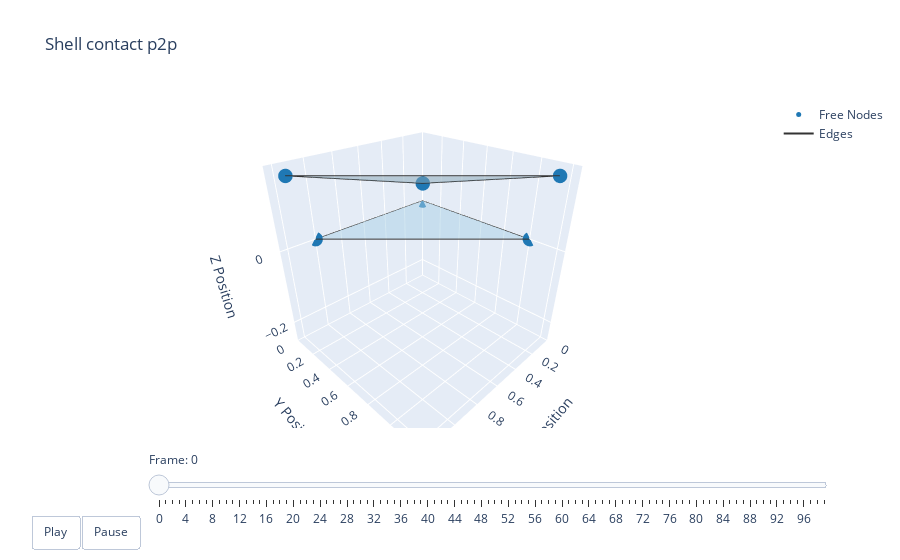

Here is the notebook cell this chart was saved with:
### Code cell
t = np.arange(robot.sim_params.total_time, step=robot.sim_params.dt)
options = dismech.AnimationOptions(title='Shell contact p2p', plot_step=1)

fig = dismech.get_interactive_animation_plotly(robot, t, qs, options)
fig.show()

### Figure 1 — Plotly figure (JSON) as saved in the notebook; plotly's stock layout.template omitted (floating-point values rounded to 4 significant figures)
{"data": [{"marker": {"color": "#1f78b4", "size": 5}, "mode": "markers", "name": "Free Nodes", "type": "scatter3d", "x": [0.0, 1.0, 0.0, 0.25, 1.25, 0.25], "y": [0.0, 0.0, 1.0, 0.25, 0.25, 1.25], "z": [0.0, 0.0, 0.0, 0.095, 0.195, 0.195]}, {"marker": {"color": "#e31a1c", "size": 5}, "mode": "markers", "name": "Fixed Nodes", "type": "scatter3d", "x": [], "y": [], "z": []}, {"line": {"color": "#333333", "width": 2}, "mode": "lines", "name": "Edges", "type": "scatter3d", "x": [1, 0, null, 0, 0, null, 0, 1, null, 1.25, 0.25, null, 0.25, 0.25, null, 0.25, 1.25, null], "y": [0, 1, null, 1, 0, null, 0, 0, null, 0.25, 1.25, null, 1.25, 0.25, null, 0.25, 0.25, null], "z": [0, 0, null, 0, 0, null, 0, 0, null, 0.195, 0.195, null, 0.195, 0.095, null, 0.095, 0.195, null]}, {"color": "rgba(166, 206, 227, 0.7)", "i": [0, 3], "j": [1, 4], "k": [2, 5], "name": "Faces", "opacity": 0.7, "showscale": false, "type": "mesh3d", "x": [0.0, 1.0, 0.0, 0.25, 1.25, 0.25], "y": [0.0, 0.0, 1.0, 0.25, 0.25, 1.25], "z": [0.0, 0.0, 0.0, 0.095, 0.195, 0.195]}], "layout": {"scene": {"camera": {"eye": {"x": 1.225, "y": 1.225, "z": 1.0}}, "xaxis": {"range": [-6.24e-05, 1.252], "title": {"text": "X Position"}}, "yaxis": {"range": [-6.24e-05, 1.252], "title": {"text": "Y Position"}}, "zaxis": {"range": [-0.2584, 0.195], "title": {"text": "Z Position"}}}, "sliders": [{"currentvalue": {"prefix": "Frame: "}, "steps": [{"args": [["0"], {"frame": {"duration": 50, "redraw": true}, "mode": "immediate"}], "label": "0", "method": "animate"}, {"args": [["1"], {"frame": {"duration": 50, "redraw": true}, "mode": "immediate"}], "label": "1", "method": "animate"}, {"args": [["2"], {"frame": {"duration": 50, "redraw": true}, "mode": "immediate"}], "label": "2", "method": "animate"}, {"args": [["3"], {"frame": {"duration": 50, "redraw": true}, "mode": "immediate"}], "label": "3", "method": "animate"}, {"args": [["4"], {"frame": {"duration": 50, "redraw": true}, "mode": "immediate"}], "label": "4", "method": "animate"}, {"args": [["5"], {"frame": {"duration": 50, "redraw": true}, "mode": "immediate"}], "label": "5", "method": "animate"}, {"args": [["6"], {"frame": {"duration": 50, "redraw": true}, "mode": "immediate"}], "label": "6", "method": "animate"}, {"args": [["7"], {"frame": {"duration": 50, "redraw": true}, "mode": "immediate"}], "label": "7", "method": "animate"}, {"args": [["8"], {"frame": {"duration": 50, "redraw": true}, "mode": "immediate"}], "label": "8", "method": "animate"}, {"args": [["9"], {"frame": {"duration": 50, "redraw": true}, "mode": "immediate"}], "label": "9", "method": "animate"}, {"args": [["10"], {"frame": {"duration": 50, "redraw": true}, "mode": "immediate"}], "label": "10", "method": "animate"}, {"args": [["11"], {"frame": {"duration": 50, "redraw": true}, "mode": "immediate"}], "label": "11", "method": "animate"}, {"args": [["12"], {"frame": {"duration": 50, "redraw": true}, "mode": "immediate"}], "label": "12", "method": "animate"}, {"args": [["13"], {"frame": {"duration": 50, "redraw": true}, "mode": "immediate"}], "label": "13", "method": "animate"}, {"args": [["14"], {"frame": {"duration": 50, "redraw": true}, "mode": "immediate"}], "label": "14", "method": "animate"}, {"args": [["15"], {"frame": {"duration": 50, "redraw": true}, "mode": "immediate"}], "label": "15", "method": "animate"}, {"args": [["16"], {"frame": {"duration": 50, "redraw": true}, "mode": "immediate"}], "label": "16", "method": "animate"}, {"args": [["17"], {"frame": {"duration": 50, "redraw": true}, "mode": "immediate"}], "label": "17", "method": "animate"}, {"args": [["18"], {"frame": {"duration": 50, "redraw": true}, "mode": "immediate"}], "label": "18", "method": "animate"}, {"args": [["19"], {"frame": {"duration": 50, "redraw": true}, "mode": "immediate"}], "label": "19", "method": "animate"}, {"args": [["20"], {"frame": {"duration": 50, "redraw": true}, "mode": "immediate"}], "label": "20", "method": "animate"}, {"args": [["21"], {"frame": {"duration": 50, "redraw": true}, "mode": "immediate"}], "label": "21", "method": "animate"}, {"args": [["22"], {"frame": {"duration": 50, "redraw": true}, "mode": "immediate"}], "label": "22", "method": "animate"}, {"args": [["23"], {"frame": {"duration": 50, "redraw": true}, "mode": "immediate"}], "label": "23", "method": "animate"}, {"args": [["24"], {"frame": {"duration": 50, "redraw": true}, "mode": "immediate"}], "label": "24", "method": "animate"}, {"args": [["25"], {"frame": {"duration": 50, "redraw": true}, "mode": "immediate"}], "label": "25", "method": "animate"}, {"args": [["26"], {"frame": {"duration": 50, "redraw": true}, "mode": "immediate"}], "label": "26", "method": "animate"}, {"args": [["27"], {"frame": {"duration": 50, "redraw": true}, "mode": "immediate"}], "label": "27", "method": "animate"}, {"args": [["28"], {"frame": {"duration": 50, "redraw": true}, "mode": "immediate"}], "label": "28", "method": "animate"}, {"args": [["29"], {"frame": {"duration": 50, "redraw": true}, "mode": "immediate"}], "label": "29", "method": "animate"}, {"args": [["30"], {"frame": {"duration": 50, "redraw": true}, "mode": "immediate"}], "label": "30", "method": "animate"}, {"args": [["31"], {"frame": {"duration": 50, "redraw": true}, "mode": "immediate"}], "label": "31", "method": "animate"}, {"args": [["32"], {"frame": {"duration": 50, "redraw": true}, "mode": "immediate"}], "label": "32", "method": "animate"}, {"args": [["33"], {"frame": {"duration": 50, "redraw": true}, "mode": "immediate"}], "label": "33", "method": "animate"}, {"args": [["34"], {"frame": {"duration": 50, "redraw": true}, "mode": "immediate"}], "label": "34", "method": "animate"}, {"args": [["35"], {"frame": {"duration": 50, "redraw": true}, "mode": "immediate"}], "label": "35", "method": "animate"}, {"args": [["36"], {"frame": {"duration": 50, "redraw": true}, "mode": "immediate"}], "label": "36", "method": "animate"}, {"args": [["37"], {"frame": {"duration": 50, "redraw": true}, "mode": "immediate"}], "label": "37", "method": "animate"}, {"args": [["38"], {"frame": {"duration": 50, "redraw": true}, "mode": "immediate"}], "label": "38", "method": "animate"}, {"args": [["39"], {"frame": {"duration": 50, "redraw": true}, "mode": "immediate"}], "label": "39", "method": "animate"}, {"args": [["40"], {"frame": {"duration": 50, "redraw": true}, "mode": "immediate"}], "label": "40", "method": "animate"}, {"args": [["41"], {"frame": {"duration": 50, "redraw": true}, "mode": "immediate"}], "label": "41", "method": "animate"}, {"args": [["42"], {"frame": {"duration": 50, "redraw": true}, "mode": "immediate"}], "label": "42", "method": "animate"}, {"args": [["43"], {"frame": {"duration": 50, "redraw": true}, "mode": "immediate"}], "label": "43", "method": "animate"}, {"args": [["44"], {"frame": {"duration": 50, "redraw": true}, "mode": "immediate"}], "label": "44", "method": "animate"}, {"args": [["45"], {"frame": {"duration": 50, "redraw": true}, "mode": "immediate"}], "label": "45", "method": "animate"}, {"args": [["46"], {"frame": {"duration": 50, "redraw": true}, "mode": "immediate"}], "label": "46", "method": "animate"}, {"args": [["47"], {"frame": {"duration": 50, "redraw": true}, "mode": "immediate"}], "label": "47", "method": "animate"}, {"args": [["48"], {"frame": {"duration": 50, "redraw": true}, "mode": "immediate"}], "label": "48", "method": "animate"}, {"args": [["49"], {"frame": {"duration": 50, "redraw": true}, "mode": "immediate"}], "label": "49", "method": "animate"}, {"args": [["50"], {"frame": {"duration": 50, "redraw": true}, "mode": "immediate"}], "label": "50", "method": "animate"}, {"args": [["51"], {"frame": {"duration": 50, "redraw": true}, "mode": "immediate"}], "label": "51", "method": "animate"}, {"args": [["52"], {"frame": {"duration": 50, "redraw": true}, "mode": "immediate"}], "label": "52", "method": "animate"}, {"args": [["53"], {"frame": {"duration": 50, "redraw": true}, "mode": "immediate"}], "label": "53", "method": "animate"}, {"args": [["54"], {"frame": {"duration": 50, "redraw": true}, "mode": "immediate"}], "label": "54", "method": "animate"}, {"args": [["55"], {"frame": {"duration": 50, "redraw": true}, "mode": "immediate"}], "label": "55", "method": "animate"}, {"args": [["56"], {"frame": {"duration": 50, "redraw": true}, "mode": "immediate"}], "label": "56", "method": "animate"}, {"args": [["57"], {"frame": {"duration": 50, "redraw": true}, "mode": "immediate"}], "label": "57", "method": "animate"}, {"args": [["58"], {"frame": {"duration": 50, "redraw": true}, "mode": "immediate"}], "label": "58", "method": "animate"}, {"args": [["59"], {"frame": {"duration": 50, "redraw": true}, "mode": "immediate"}], "label": "59", "method": "animate"}, {"args": [["60"], {"frame": {"duration": 50, "redraw": true}, "mode": "immediate"}], "label": "60", "method": "animate"}, {"args": [["61"], {"frame": {"duration": 50, "redraw": true}, "mode": "immediate"}], "label": "61", "method": "animate"}, {"args": [["62"], {"frame": {"duration": 50, "redraw": true}, "mode": "immediate"}], "label": "62", "method": "animate"}, {"args": [["63"], {"frame": {"duration": 50, "redraw": true}, "mode": "immediate"}], "label": "63", "method": "animate"}, {"args": [["64"], {"frame": {"duration": 50, "redraw": true}, "mode": "immediate"}], "label": "64", "method": "animate"}, {"args": [["65"], {"frame": {"duration": 50, "redraw": true}, "mode": "immediate"}], "label": "65", "method": "animate"}, {"args": [["66"], {"frame": {"duration": 50, "redraw": true}, "mode": "immediate"}], "label": "66", "method": "animate"}, {"args": [["67"], {"frame": {"duration": 50, "redraw": true}, "mode": "immediate"}], "label": "67", "method": "animate"}, {"args": [["68"], {"frame": {"duration": 50, "redraw": true}, "mode": "immediate"}], "label": "68", "method": "animate"}, {"args": [["69"], {"frame": {"duration": 50, "redraw": true}, "mode": "immediate"}], "label": "69", "method": "animate"}, {"args": [["70"], {"frame": {"duration": 50, "redraw": true}, "mode": "immediate"}], "label": "70", "method": "animate"}, {"args": [["71"], {"frame": {"duration": 50, "redraw": true}, "mode": "immediate"}], "label": "71", "method": "animate"}, {"args": [["72"], {"frame": {"duration": 50, "redraw": true}, "mode": "immediate"}], "label": "72", "method": "animate"}, {"args": [["73"], {"frame": {"duration": 50, "redraw": true}, "mode": "immediate"}], "label": "73", "method": "animate"}, {"args": [["74"], {"frame": {"duration": 50, "redraw": true}, "mode": "immediate"}], "label": "74", "method": "animate"}, {"args": [["75"], {"frame": {"duration": 50, "redraw": true}, "mode": "immediate"}], "label": "75", "method": "animate"}, {"args": [["76"], {"frame": {"duration": 50, "redraw": true}, "mode": "immediate"}], "label": "76", "method": "animate"}, {"args": [["77"], {"frame": {"duration": 50, "redraw": true}, "mode": "immediate"}], "label": "77", "method": "animate"}, {"args": [["78"], {"frame": {"duration": 50, "redraw": true}, "mode": "immediate"}], "label": "78", "method": "animate"}, {"args": [["79"], {"frame": {"duration": 50, "redraw": true}, "mode": "immediate"}], "label": "79", "method": "animate"}, {"args": [["80"], {"frame": {"duration": 50, "redraw": true}, "mode": "immediate"}], "label": "80", "method": "animate"}, {"args": [["81"], {"frame": {"duration": 50, "redraw": true}, "mode": "immediate"}], "label": "81", "method": "animate"}, {"args": [["82"], {"frame": {"duration": 50, "redraw": true}, "mode": "immediate"}], "label": "82", "method": "animate"}, {"args": [["83"], {"frame": {"duration": 50, "redraw": true}, "mode": "immediate"}], "label": "83", "method": "animate"}, {"args": [["84"], {"frame": {"duration": 50, "redraw": true}, "mode": "immediate"}], "label": "84", "method": "animate"}, {"args": [["85"], {"frame": {"duration": 50, "redraw": true}, "mode": "immediate"}], "label": "85", "method": "animate"}, {"args": [["86"], {"frame": {"duration": 50, "redraw": true}, "mode": "immediate"}], "label": "86", "method": "animate"}, {"args": [["87"], {"frame": {"duration": 50, "redraw": true}, "mode": "immediate"}], "label": "87", "method": "animate"}, {"args": [["88"], {"frame": {"duration": 50, "redraw": true}, "mode": "immediate"}], "label": "88", "method": "animate"}, {"args": [["89"], {"frame": {"duration": 50, "redraw": true}, "mode": "immediate"}], "label": "89", "method": "animate"}, {"args": [["90"], {"frame": {"duration": 50, "redraw": true}, "mode": "immediate"}], "label": "90", "method": "animate"}, {"args": [["91"], {"frame": {"duration": 50, "redraw": true}, "mode": "immediate"}], "label": "91", "method": "animate"}, {"args": [["92"], {"frame": {"duration": 50, "redraw": true}, "mode": "immediate"}], "label": "92", "method": "animate"}, {"args": [["93"], {"frame": {"duration": 50, "redraw": true}, "mode": "immediate"}], "label": "93", "method": "animate"}, {"args": [["94"], {"frame": {"duration": 50, "redraw": true}, "mode": "immediate"}], "label": "94", "method": "animate"}, {"args": [["95"], {"frame": {"duration": 50, "redraw": true}, "mode": "immediate"}], "label": "95", "method": "animate"}, {"args": [["96"], {"frame": {"duration": 50, "redraw": true}, "mode": "immediate"}], "label": "96", "method": "animate"}, {"args": [["97"], {"frame": {"duration": 50, "redraw": true}, "mode": "immediate"}], "label": "97", "method": "animate"}, {"args": [["98"], {"frame": {"duration": 50, "redraw": true}, "mode": "immediate"}], "label": "98", "method": "animate"}, {"args": [["99"], {"frame": {"duration": 50, "redraw": true}, "mode": "immediate"}], "label": "99", "method": "animate"}], "transition": {"duration": 0}, "x": 0.1, "y": 0}], "title": {"text": "Shell contact p2p"}, "updatemenus": [{"buttons": [{"args": [null, {"frame": {"duration": 50, "redraw": true}, "fromcurrent": true}], "label": "Play", "method": "animate"}, {"args": [[null], {"frame": {"duration": 0, "redraw": true}, "mode": "immediate"}], "label": "Pause", "method": "animate"}], "direction": "left", "pad": {"r": 10, "t": 87}, "showactive": false, "type": "buttons", "x": 0.1, "xanchor": "right", "y": 0, "yanchor": "top"}]}}
